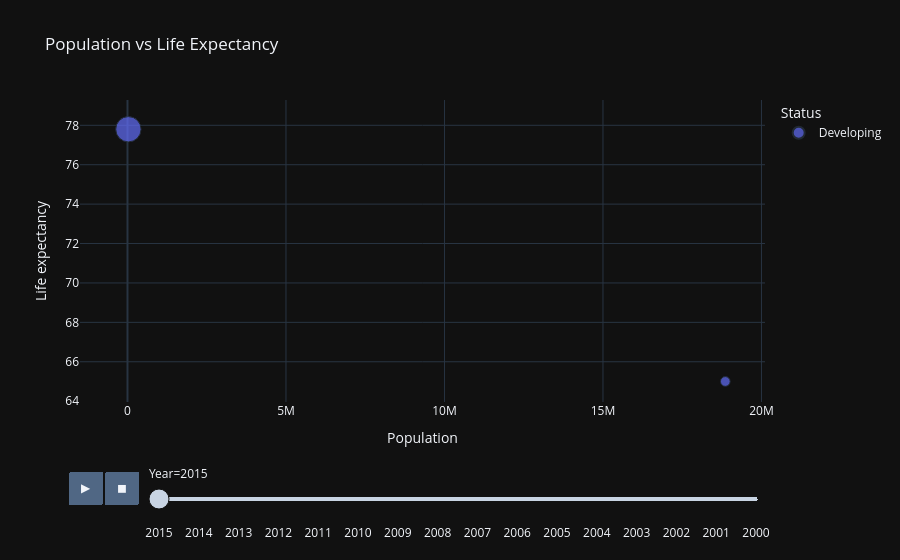

The code cell stored with this chart in its notebook:
### Code cell
# Interactive scatter plot
px.scatter(df, x="Population", y="Life expectancy", hover_name="Country", size="GDP",
           size_max=30, color="Status", animation_frame="Year", template='plotly_dark',
           title="Population vs Life Expectancy").show()

### Figure 1 — Plotly figure (JSON) as saved in the notebook; plotly's stock layout.template omitted (floating-point values rounded to 4 significant figures)
{"data": [{"hovertemplate": "<b>%{hovertext}</b><br><br>Status=Developing<br>Year=2015<br>Population=%{x}<br>Life expectancy=%{y}<br>GDP=%{marker.size}<extra></extra>", "hovertext": ["Afghanistan", "Albania"], "legendgroup": "Developing", "marker": {"color": "#636efa", "size": [584.3, 3954.0], "sizemode": "area", "sizeref": 12.34, "symbol": "circle"}, "mode": "markers", "name": "Developing", "orientation": "v", "showlegend": true, "type": "scatter", "x": [18860000.0, 28870.0], "xaxis": "x", "y": [65.0, 77.8], "yaxis": "y"}], "layout": {"legend": {"itemsizing": "constant", "title": {"text": "Status"}, "tracegroupgap": 0}, "sliders": [{"active": 0, "currentvalue": {"prefix": "Year="}, "len": 0.9, "pad": {"b": 10, "t": 60}, "steps": [{"args": [["2015"], {"frame": {"duration": 0, "redraw": false}, "fromcurrent": true, "mode": "immediate", "transition": {"duration": 0, "easing": "linear"}}], "label": "2015", "method": "animate"}, {"args": [["2014"], {"frame": {"duration": 0, "redraw": false}, "fromcurrent": true, "mode": "immediate", "transition": {"duration": 0, "easing": "linear"}}], "label": "2014", "method": "animate"}, {"args": [["2013"], {"frame": {"duration": 0, "redraw": false}, "fromcurrent": true, "mode": "immediate", "transition": {"duration": 0, "easing": "linear"}}], "label": "2013", "method": "animate"}, {"args": [["2012"], {"frame": {"duration": 0, "redraw": false}, "fromcurrent": true, "mode": "immediate", "transition": {"duration": 0, "easing": "linear"}}], "label": "2012", "method": "animate"}, {"args": [["2011"], {"frame": {"duration": 0, "redraw": false}, "fromcurrent": true, "mode": "immediate", "transition": {"duration": 0, "easing": "linear"}}], "label": "2011", "method": "animate"}, {"args": [["2010"], {"frame": {"duration": 0, "redraw": false}, "fromcurrent": true, "mode": "immediate", "transition": {"duration": 0, "easing": "linear"}}], "label": "2010", "method": "animate"}, {"args": [["2009"], {"frame": {"duration": 0, "redraw": false}, "fromcurrent": true, "mode": "immediate", "transition": {"duration": 0, "easing": "linear"}}], "label": "2009", "method": "animate"}, {"args": [["2008"], {"frame": {"duration": 0, "redraw": false}, "fromcurrent": true, "mode": "immediate", "transition": {"duration": 0, "easing": "linear"}}], "label": "2008", "method": "animate"}, {"args": [["2007"], {"frame": {"duration": 0, "redraw": false}, "fromcurrent": true, "mode": "immediate", "transition": {"duration": 0, "easing": "linear"}}], "label": "2007", "method": "animate"}, {"args": [["2006"], {"frame": {"duration": 0, "redraw": false}, "fromcurrent": true, "mode": "immediate", "transition": {"duration": 0, "easing": "linear"}}], "label": "2006", "method": "animate"}, {"args": [["2005"], {"frame": {"duration": 0, "redraw": false}, "fromcurrent": true, "mode": "immediate", "transition": {"duration": 0, "easing": "linear"}}], "label": "2005", "method": "animate"}, {"args": [["2004"], {"frame": {"duration": 0, "redraw": false}, "fromcurrent": true, "mode": "immediate", "transition": {"duration": 0, "easing": "linear"}}], "label": "2004", "method": "animate"}, {"args": [["2003"], {"frame": {"duration": 0, "redraw": false}, "fromcurrent": true, "mode": "immediate", "transition": {"duration": 0, "easing": "linear"}}], "label": "2003", "method": "animate"}, {"args": [["2002"], {"frame": {"duration": 0, "redraw": false}, "fromcurrent": true, "mode": "immediate", "transition": {"duration": 0, "easing": "linear"}}], "label": "2002", "method": "animate"}, {"args": [["2001"], {"frame": {"duration": 0, "redraw": false}, "fromcurrent": true, "mode": "immediate", "transition": {"duration": 0, "easing": "linear"}}], "label": "2001", "method": "animate"}, {"args": [["2000"], {"frame": {"duration": 0, "redraw": false}, "fromcurrent": true, "mode": "immediate", "transition": {"duration": 0, "easing": "linear"}}], "label": "2000", "method": "animate"}], "x": 0.1, "xanchor": "left", "y": 0, "yanchor": "top"}], "title": {"text": "Population vs Life Expectancy"}, "updatemenus": [{"buttons": [{"args": [null, {"frame": {"duration": 500, "redraw": false}, "fromcurrent": true, "mode": "immediate", "transition": {"duration": 500, "easing": "linear"}}], "label": "&#9654;", "method": "animate"}, {"args": [[null], {"frame": {"duration": 0, "redraw": false}, "fromcurrent": true, "mode": "immediate", "transition": {"duration": 0, "easing": "linear"}}], "label": "&#9724;", "method": "animate"}], "direction": "left", "pad": {"r": 10, "t": 70}, "showactive": false, "type": "buttons", "x": 0.1, "xanchor": "right", "y": 0, "yanchor": "top"}], "xaxis": {"anchor": "y", "domain": [0, 1], "title": {"text": "Population"}}, "yaxis": {"anchor": "x", "domain": [0, 1], "title": {"text": "Life expectancy"}}}}
